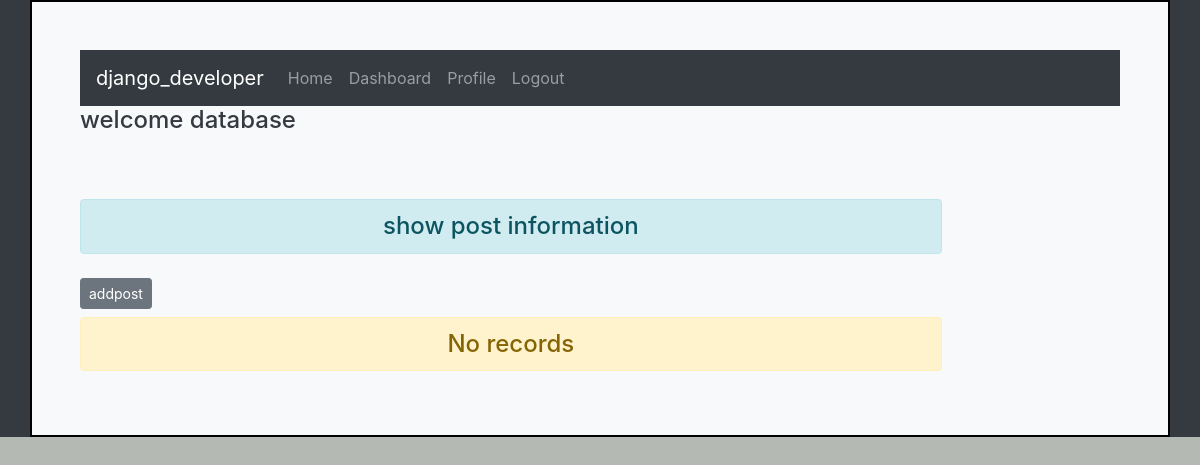
The page /src/dashboard/ (signed in) on the database as committed earlier.
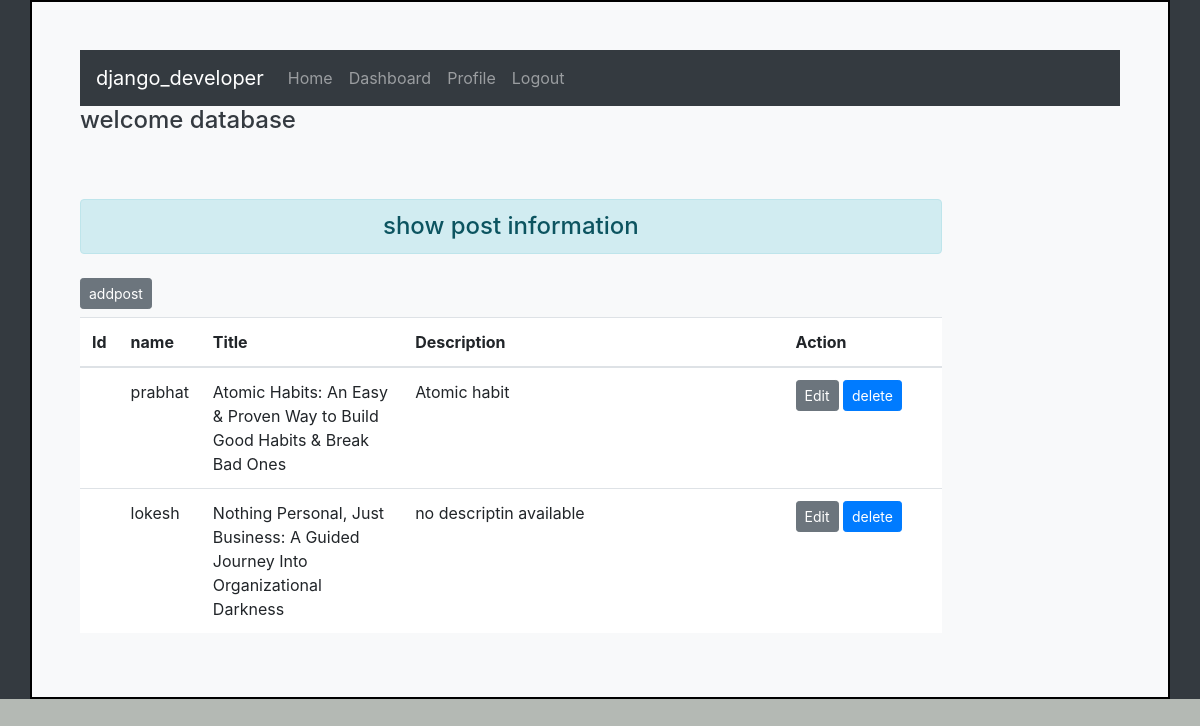
The same page on the database as committed later.
### src/models.py (models this page shows, shortened)
class Blog(models.Model):
    user = models.OneToOneField(User, default = 1, on_delete = models.SET_DEFAULT,primary_key = True)
    title = models.CharField(max_length = 100)
    desc = models.CharField(max_length = 200)

### src/views.py (the view)
# urls.py: path('dashboard/',views.user_dashboard, name ="dashboard"),
def user_dashboard(request):
    if request.user.is_authenticated:
        if request.user.is_superuser == True:
            posts = Blog.objects.all()
        else:
            posts = Blog.objects.filter(user = request.user)
        return render(request, 'src/dashboard.html',{'name':request.user.username,'posts':posts})
    else:
        return HttpResponseRedirect('../login')

### src/templates/src/dashboard.html (shortened to what this page needs)
{%extends 'src/base.html'%}
{%block content%}
<div class="container-fluid bg-dark">
    <div class="container bg-light text-dark p-5" style="height:100%; border:2px solid black;" >
        {%include 'src/navbar.html'%}
        <h4>welcome {{name}}</h4>
        <div class="row mt-3">
            <div class="col-sm-10">
                <h4 class="text-center alert alert-info mt-3"> show post information</h4>
                <a href="{% url 'addpost' %}" class="btn btn-secondary btn-sm my-2">addpost</a>
                {%if posts %}
                    <table class="table table-hover bg-white">
                        <thead>
                            <tr clas="text-center">
                                <th scope="col" style="width:2%">Id</th>
                                <th scope="col" style='width:3%'>name</th>
                                <th scope="col" style="width:25%">Title</th>
                                <th scope="col" style="width:50%">Description</th>
                                <th scope="col" style="width:20%">Action</th >
                            </tr>
                        </thead>
                        <tbody>
                            {%for post in posts %}
                            <tr>
                                 <th scope = "row">{{post.id}}</th>
                                 <td>{{post.user}}</td>
                                 <td>{{post.title}}</td>
                                 <td>{{post.desc}}</td>
                                 <td>
                                     <a href="{%url 'updatepost' post.user_id %}" class="btn btn-secondary btn-sm">Edit</a>
                                 {% if perms.blog.delete_post%}
                                 <form action="{%url 'deletepost' post.user_id %}" method="POST" class="d-inline">{% csrf_token%}
                                    <input type="submit" class="btn btn-primary btn-sm" value ="delete">
                                 </form>
                                 {%endif%}
                                 </td>
                            </tr>
                            {%endfor%}
                        </tbody>
                    </table>
                    {%else%}
                    <h4 class="text-center alert alert-warning"> No records</h4>
                    {%endif%}
            </div>
        </div>
    </div>
</div>
{%endblock%}

### src/templates/src/base.html (shortened to what this page needs)
<!doctype html>
<html lang="en">
  <head>
    <link rel="stylesheet" href="https://stackpath.bootstrapcdn.com/bootstrap/4.3.1/css/bootstrap.min.css">
  </head>
  <body style="background:rgb(180, 185, 180)">
    {% block content %}
    {% endblock content %}
  </body>
</html>

### src/templates/src/navbar.html (shortened to what this page needs)
<nav class="navbar navbar-expand-lg navbar-dark bg-dark">
    <a class="navbar-brand" href="#">django_developer</a>
    <div class="collapse navbar-collapse" id="navbarSupportedContent">
        <ul class="navbar-nav mr-auto">
            <li class="nav-item">
                <a class="nav-link" href="{%url 'home'%}">Home </a>
            </li>
           {% if not request.user.is_authenticated %}
            <li class="nav-item">
                <a class="nav-link" href="{% url 'login'%}">Login</a>
            </li>
            <li class="nav-item">
                <a class="nav-link " href="{% url 'signup'%}">Signup</a>
            </li>
            {%else%}
            <li class="nav-item">
                <a class="nav-link " href="{% url 'dashboard'%}">Dashboard</a>
            </li>
            <li class="nav-item">
                <a class="nav-link " href="{% url 'profile'%}">Profile</a>
            </li>
            <li class="nav-item">
                <a class="nav-link " href="{% url 'logout'%}">Logout</a>
            </li>
            {%endif%}
        </ul>
    </div>
</nav>

Rows that differ between the two databases and show on the page:
added Blog: user "prabhat", title "Atomic Habits: An Easy & Proven Way to Build Good Habits & Break Bad Ones", desc "Atomic habit"
added Blog: user "lokesh", title "Nothing Personal, Just Business: A Guided Journey Into Organizational Darkness", desc "no descriptin available"
Other text that changed with them:
text no longer shown: "No records"
text now shown: "Id name Title Description Action"
